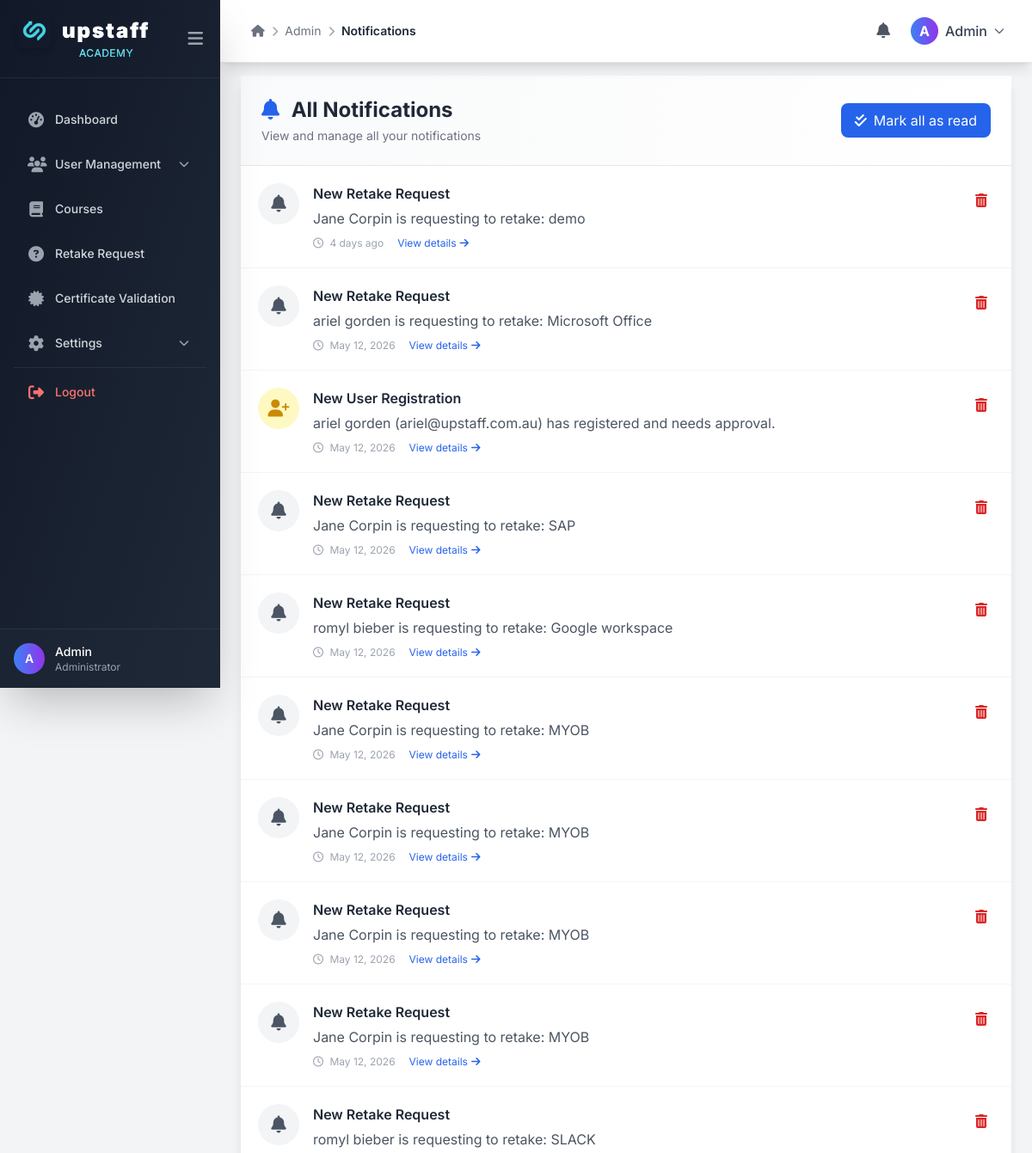
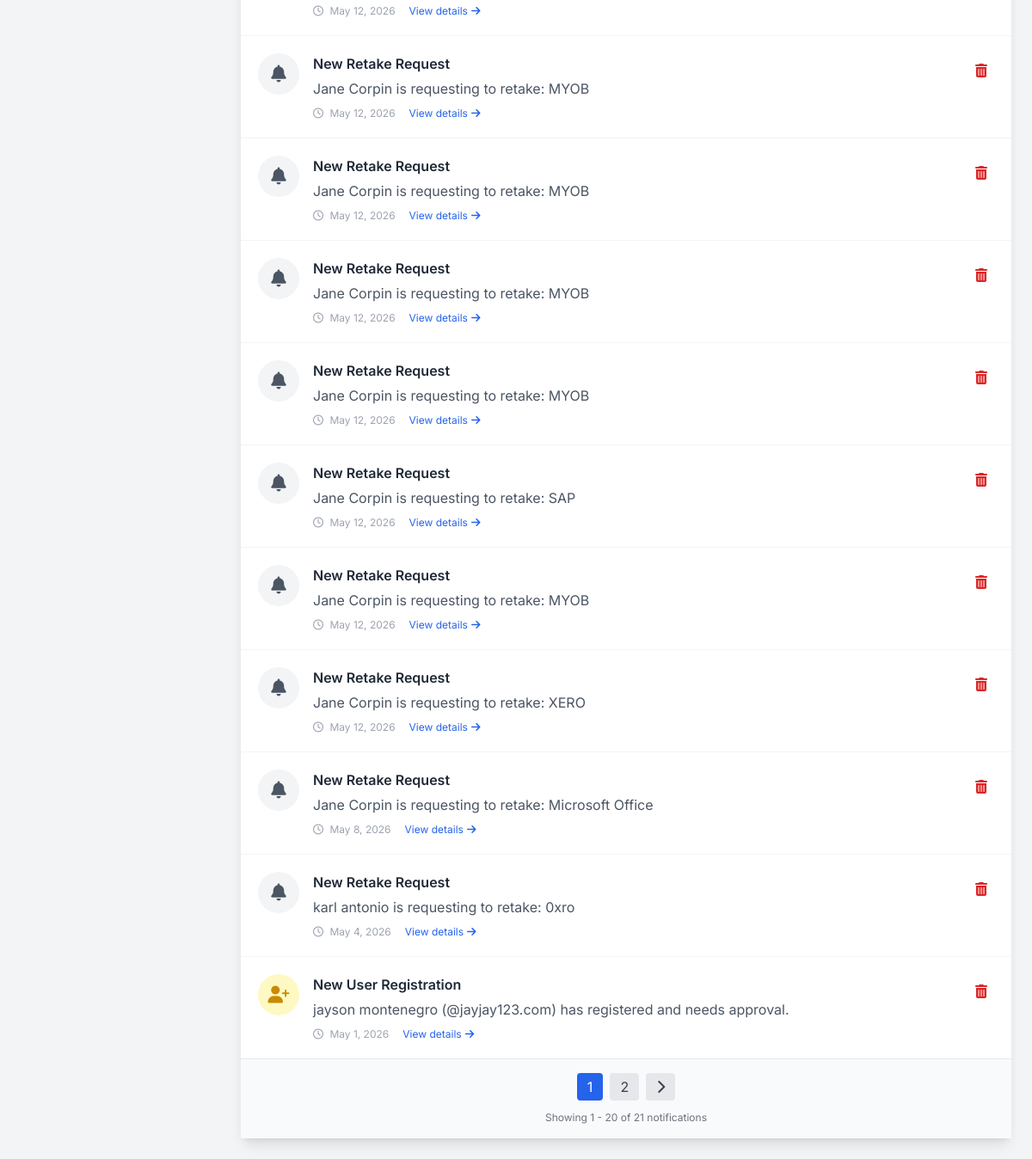
Screenshot of /includes/notifications.php (signed in) with the database file from the repository (2 pictures, top to bottom).
### tables this page shows
CREATE TABLE `notifications` (
  `id` int(11) NOT NULL,
  `user_id` int(11) NOT NULL,
  `type` varchar(50) NOT NULL,
  `title` varchar(255) NOT NULL,
  `message` text NOT NULL,
  `status` varchar(50) DEFAULT 'pending',
  `score` varchar(10) DEFAULT NULL,
  `link` varchar(255) DEFAULT NULL,
  `is_read` tinyint(1) DEFAULT 0,
  `created_at` datetime DEFAULT current_timestamp()
);

### includes/notifications.php (the view, shortened to what this page needs)
<?php
require_once '../config/db.php';
$user_id = $_SESSION['user_id'];
$notification_urls = [
    'user_registration' => LOGIN_PATH . 'admin_approval.php',
    'user_approved' => LOGIN_PATH . 'login.php',
    'user_rejected' => LOGIN_PATH . 'register.php',
    'retake_request' => ADMIN_PATH . 'Request_retake.php',
    'retake_approved' => ADMIN_PATH . 'Request_retake.php',
    'retake_rejected' => ADMIN_PATH . 'Request_retake.php',
    'course_completed' => ADMIN_PATH . 'reports.php',
    'course_status' => ADMIN_PATH . 'course_management.php',
    'course_created' => ADMIN_PATH . 'course_management.php',
    'quiz_submitted' => ADMIN_PATH . 'quiz_management.php',
    'quiz_failed' => ADMIN_PATH . 'quiz_management.php',
    'report_ready' => ADMIN_PATH . 'reports.php',
    'system' => ADMIN_PATH . 'dashboard.php',
    'warning' => ADMIN_PATH . 'dashboard.php',
    'admin_action' => ADMIN_PATH . 'audit_logs.php',
];
$page = isset($_GET['page']) ? (int)$_GET['page'] : 1;
$limit = 20;
$offset = ($page - 1) * $limit;
$count_query = "SELECT COUNT(*) as total FROM notifications WHERE user_id = ?";
$stmt = $conn->prepare($count_query);
$stmt->bind_param("i", $user_id);
$stmt->execute();
$total_result = $stmt->get_result();
$total = $total_result->fetch_assoc()['total'];
$total_pages = ceil($total / $limit);
$query = "SELECT * FROM notifications WHERE user_id = ? ORDER BY created_at DESC LIMIT ? OFFSET ?";
$stmt = $conn->prepare($query);
$stmt->bind_param("iii", $user_id, $limit, $offset);
$stmt->execute();
$notifications = $stmt->get_result();
function getNotificationUrl($type, $custom_link) {
    global $notification_urls;
    if (!empty($custom_link)) {
        $clean_link = ltrim($custom_link, './');
        return BASE_PATH . $clean_link;
    }
    return isset($notification_urls[$type]) ? $notification_urls[$type] : ADMIN_PATH . 'dashboard.php';
}
function getNotificationIcon($type) {
    $icons = [
        'user_registration' => 'fa-user-plus',
        'user_approved' => 'fa-check-circle',
        'user_rejected' => 'fa-times-circle',
        'retake_request' => 'fa-redo-alt',
        'retake_approved' => 'fa-check-circle',
        'retake_rejected' => 'fa-times-circle',
        'course_completed' => 'fa-graduation-cap',
        'course_status' => 'fa-chart-line',
        'course_created' => 'fa-book',
        'quiz_submitted' => 'fa-question-circle',
        'quiz_failed' => 'fa-exclamation-triangle',
        'report_ready' => 'fa-chart-bar',
        'system' => 'fa-cog',
        'warning' => 'fa-exclamation-triangle',
        'admin_action' => 'fa-shield-alt',
    ];
    return isset($icons[$type]) ? $icons[$type] : 'fa-bell';
}
function getNotificationColor($type) {
    $colors = [
        'user_registration' => 'text-yellow-600 bg-yellow-100',
        'user_approved' => 'text-green-600 bg-green-100',
        'user_rejected' => 'text-red-600 bg-red-100',
        'retake_request' => 'text-red-600 bg-red-100',
        'retake_approved' => 'text-green-600 bg-green-100',
        'retake_rejected' => 'text-red-600 bg-red-100',
        'course_completed' => 'text-green-600 bg-green-100',
        'course_status' => 'text-blue-600 bg-blue-100',
        'course_created' => 'text-blue-600 bg-blue-100',
        'quiz_submitted' => 'text-purple-600 bg-purple-100',
        'quiz_failed' => 'text-orange-600 bg-orange-100',
        'report_ready' => 'text-blue-600 bg-blue-100',
        'system' => 'text-gray-600 bg-gray-100',
        'warning' => 'text-orange-600 bg-orange-100',
        'admin_action' => 'text-purple-600 bg-purple-100',
    ];
    return isset($colors[$type]) ? $colors[$type] : 'text-gray-600 bg-gray-100';
}
function timeAgo($datetime) {
    $time = strtotime($datetime);
    $now = time();
    $diff = $now - $time;
    if ($diff < 60) {
        return 'Just now';
    } elseif ($diff < 3600) {
        $minutes = floor($diff / 60);
        return $minutes . ' minute' . ($minutes > 1 ? 's' : '') . ' ago';
    } elseif ($diff < 86400) {
        $hours = floor($diff / 3600);
        return $hours . ' hour' . ($hours > 1 ? 's' : '') . ' ago';
    } elseif ($diff < 604800) {
        $days = floor($diff / 86400);
        return $days . ' day' . ($days > 1 ? 's' : '') . ' ago';
    } else {
        return date('M j, Y', $time);
    }
}
?>
<!DOCTYPE html>
<html lang="en">
<head>
    <link rel="stylesheet" href="https://cdnjs.cloudflare.com/ajax/libs/font-awesome/6.4.0/css/all.min.css">
    <script src="https://cdn.tailwindcss.com"></script>
</head>
<body class="bg-gray-100">
    <?php include __DIR__ . '/../includes/header.php'; ?>
    <?php include __DIR__ . '/../includes/sidebar.php'; ?>
    <div class="lg:ml-64 mt-16 p-6">
        <div class="max-w-4xl mx-auto">
            <div class="bg-white rounded-lg shadow-lg">
                <div class="p-6 border-b bg-gradient-to-r from-gray-50 to-white">
                    <div class="flex justify-between items-center">
                        <div>
                            <h1 class="text-2xl font-bold text-gray-800">
                                <i class="fas fa-bell mr-2 text-blue-600"></i> All Notifications
                            </h1>
                            <p class="text-sm text-gray-500 mt-1">View and manage all your notifications</p>
                        </div>
                        <button onclick="markAllAsRead()" class="px-4 py-2 bg-blue-600 text-white rounded-lg hover:bg-blue-700 transition flex items-center gap-2">
                            <i class="fas fa-check-double"></i> Mark all as read
                        </button>
                    </div>
                </div>
                <div class="divide-y divide-gray-100">
                    <?php if ($notifications->num_rows > 0): ?>
                        <?php while($notif = $notifications->fetch_assoc()):
                            $targetUrl = getNotificationUrl($notif['type'], $notif['link']);
                            $iconClass = getNotificationIcon($notif['type']);
                            $colorClass = getNotificationColor($notif['type']);
                            $timeAgo = timeAgo($notif['created_at']);
                        ?>
                            <div class="notification-item p-5 hover:bg-gray-50 transition <?php echo !$notif['is_read'] ? 'bg-blue-50/30 border-l-4 border-l-blue-500' : ''; ?>" id="notification-<?php echo $notif['id']; ?>">
                                <div class="flex items-start gap-4">
                                    <div class="flex-shrink-0">
                                        <div class="w-12 h-12 rounded-full <?php echo $colorClass; ?> flex items-center justify-center text-xl">
                                            <i class="fas <?php echo $iconClass; ?>"></i>
                                        </div>
                                    </div>
                                    <div class="flex-1">
                                        <div class="flex flex-wrap justify-between items-start gap-2">
                                            <div class="flex-1">
                                                <div class="flex items-center gap-2 flex-wrap">
                                                    <h3 class="font-semibold text-gray-800"><?php echo htmlspecialchars($notif['title']); ?></h3>
                                                </div>
                                                <p class="text-gray-600 mt-1 leading-relaxed"><?php echo nl2br(htmlspecialchars($notif['message'])); ?></p>
                                                <div class="flex items-center gap-4 mt-2">
                                                    <span class="text-xs text-gray-400">
                                                        <i class="far fa-clock mr-1"></i> <?php echo $timeAgo; ?>
                                                    </span>
                                                    <?php if ($targetUrl && $targetUrl != '#'): ?>
                                                        <a href="<?php echo $targetUrl; ?>" class="text-xs text-blue-600 hover:text-blue-800 inline-flex items-center gap-1">
                                                            View details <i class="fas fa-arrow-right text-xs"></i>
                                                        </a>
                                                    <?php endif; ?>
                                                </div>
                                            </div>
                                            <div class="flex gap-1">
                                                <button onclick="deleteSingleNotification(<?php echo $notif['id']; ?>)"
                                                        class="p-2 text-red-600 hover:bg-red-50 rounded-lg transition"
                                                        title="Delete">
                                                    <i class="fas fa-trash-alt"></i>
                                                </button>
                                            </div>
                                        </div>
                                    </div>
                                </div>
                            </div>
                        <?php endwhile; ?>
                    <?php endif; ?>
                </div>
                <?php if ($total_pages > 1): ?>
                    <div class="p-4 border-t bg-gray-50">
                        <div class="flex justify-center gap-2">
                            <?php
                            $start_page = max(1, $page - 2);
                            $end_page = min($total_pages, $page + 2);
                            for($i = $start_page; $i <= $end_page; $i++):
                            ?>
                                <a href="?page=<?php echo $i; ?>" class="px-3 py-1 rounded <?php echo $i == $page ? 'bg-blue-600 text-white' : 'bg-gray-200 text-gray-700 hover:bg-gray-300'; ?> transition">
                                    <?php echo $i; ?>
                                </a>
                            <?php endfor; ?>
                            <?php if ($page < $total_pages): ?>
                                <a href="?page=<?php echo $page + 1; ?>" class="px-3 py-1 rounded bg-gray-200 text-gray-700 hover:bg-gray-300 transition">
                                    <i class="fas fa-chevron-right"></i>
                                </a>
                            <?php endif; ?>
                        </div>
                        <p class="text-center text-xs text-gray-500 mt-3">
                            Showing <?php echo min($offset + 1, $total); ?> - <?php echo min($offset + $limit, $total); ?> of <?php echo $total; ?> notifications
                        </p>
                    </div>
                <?php endif; ?>
            </div>
        </div>
    </div>
</body>
</html>

### includes/notifications.php (style rules this page uses)
.notification-item { transition: all 0.3s ease; }

### includes/header.php (style rules this page uses)
.notification-item { transition: all 0.2s ease; }

### includes/sidebar.php (style rules this page uses)
* { font-family: 'Inter', sans-serif; }

### rows the page displays
notifications: title "New Retake Request", message "Jane Corpin is requesting to retake: demo", created_at "4 days ago"
notifications: title "New Retake Request", message "ariel gorden is requesting to retake: Microsoft Office", created_at "May 12, 2026"
notifications: title "New User Registration", message "ariel gorden (ariel@upstaff.com.au) has registered and needs approval.", created_at "May 12, 2026"
notifications: title "New Retake Request", message "Jane Corpin is requesting to retake: SAP", created_at "May 12, 2026"
notifications: title "New Retake Request", message "romyl bieber is requesting to retake: Google workspace", created_at "May 12, 2026"
notifications: title "New Retake Request", message "Jane Corpin is requesting to retake: MYOB", created_at "May 12, 2026"
notifications: title "New Retake Request", message "Jane Corpin is requesting to retake: MYOB", created_at "May 12, 2026"
notifications: title "New Retake Request", message "Jane Corpin is requesting to retake: MYOB", created_at "May 12, 2026"
notifications: title "New Retake Request", message "Jane Corpin is requesting to retake: MYOB", created_at "May 12, 2026"
notifications: title "New Retake Request", message "romyl bieber is requesting to retake: SLACK", created_at "May 12, 2026"
notifications: title "New Retake Request", message "Jane Corpin is requesting to retake: MYOB", created_at "May 12, 2026"
notifications: title "New Retake Request", message "Jane Corpin is requesting to retake: MYOB", created_at "May 12, 2026"
notifications: title "New Retake Request", message "Jane Corpin is requesting to retake: MYOB", created_at "May 12, 2026"
notifications: title "New Retake Request", message "Jane Corpin is requesting to retake: MYOB", created_at "May 12, 2026"
notifications: title "New Retake Request", message "Jane Corpin is requesting to retake: SAP", created_at "May 12, 2026"
notifications: title "New Retake Request", message "Jane Corpin is requesting to retake: MYOB", created_at "May 12, 2026"
notifications: title "New Retake Request", message "Jane Corpin is requesting to retake: XERO", created_at "May 12, 2026"
notifications: title "New Retake Request", message "Jane Corpin is requesting to retake: Microsoft Office", created_at "May 8, 2026"
notifications: title "New Retake Request", message "karl antonio is requesting to retake: 0xro", created_at "May 4, 2026"
notifications: title "New User Registration", message "jayson montenegro (@jayjay123.com) has registered and needs approval.", created_at "May 1, 2026"

### other values shown
$breadcrumb['parent'] "Admin"
$breadcrumb['title'] "Notifications"
substr($user_name, 0, 1) "A"
$user_name "Admin"
min($offset + 1, $total) "1"
min($offset + $limit, $total) "20"
$total "21"
